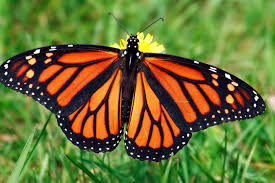
#> input picture input.jpeg, 275 x 183 px, found by its file name
$ python task_02.py
#> lines starting #> are read from the running program, lines starting #| are printed output that depends on the picture
from PIL import Image

def encrypt_image(input_path, output_path, key):
#> called with input_path = 'C:\\Users\\path\\to\\input.jpeg', output_path = 'C:\\Users\\path\\to\\encrypted.jpeg'
    img = Image.open(input_path)
#> img is the input picture: PIL image 275x183 RGB; mean R, G, B 105.6, 112.5, 50.9
    pixels = img.load()

    width, height = img.size
#> width = 275; height = 183

    for i in range(width):
        for j in range(height):
            r, g, b = pixels[i, j]

            #Example encryption: Swapping red and blue channels
            encrypted_pixel = (b, g, r)

            pixels[i, j] = encrypted_pixel

    img.save(output_path)
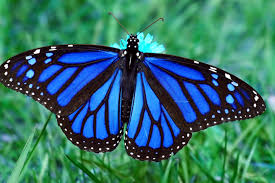
#> saved as encrypted.jpeg: PIL image 275x183 RGB; mean R, G, B 50.9, 112.5, 105.6
    print("Image Encrypted successfully!")

def decrypt_image(input_path, output_path, key):
#> called with input_path = 'C:\\Users\\path\\to\\encrypted.jpeg', output_path = 'C:\\Users\\path\\to\\decrypted.jpeg'
    img = Image.open(input_path)
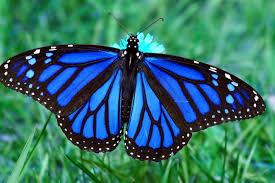
#> img: PIL image 275x183 RGB; mean R, G, B 51.2, 112.6, 105.4
    pixels = img.load()

    width, height = img.size
#> width = 275; height = 183

    for i in range(width):
        for j in range(height):
            r, g, b = pixels[i, j]

            # Swapping red and blue channels back
            decrypted_pixel = (b, g, r)

            pixels[i, j] = decrypted_pixel

    img.save(output_path)
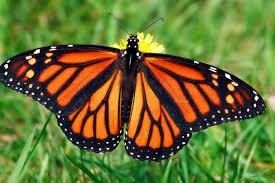
#> saved as decrypted.jpeg: PIL image 275x183 RGB; mean R, G, B 105.4, 112.6, 51.2
    print("Image Decrypted successfully!")

#Example Usage:
input_image = r"C:\Users\path\to\input.jpeg"
encrypted_image = r"C:\Users\path\to\encrypted.jpeg"
decrypted_image = r"C:\Users\path\to\decrypted.jpeg"

# Encrypt the image
encrypt_image(input_image, encrypted_image, key= None)

#Decrypt the image
decrypt_image(encrypted_image, decrypted_image, key= None)
